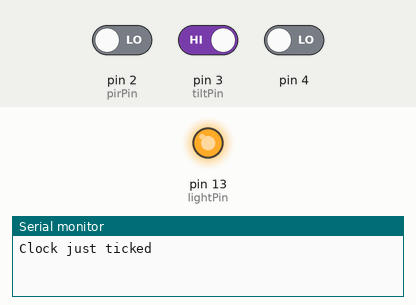
Recording of a sketch running on a simulated Arduino Uno, built with avr-gcc and run on an emulated ATmega328P. Shown: output pins drawn as LEDs (lit = HIGH), the last lines printed to the serial monitor. The inputs (shaded band) are chosen by the test bench; at power-on: pin 2 (pirPin) LOW, pin 3 (tiltPin) HIGH, pin 4 LOW.

Above: at 1.2 s.
1.3 s: pin 2 (pirPin) driven HIGH
At 2.7 s:
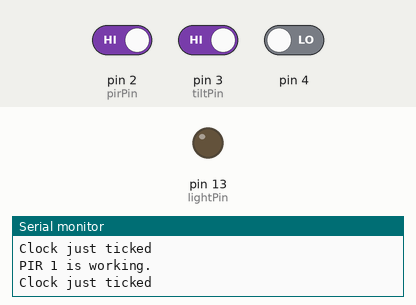
4.3 s: pin 3 (tiltPin) driven LOW
At 4.9 s:
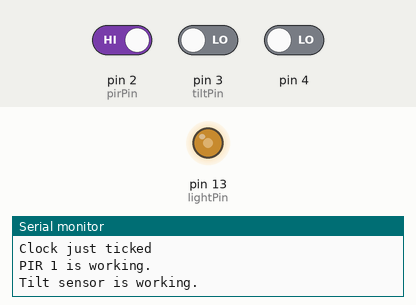
Timing chart, 0 to 13.3 s (numbered marks = the images above; inputs shaded):
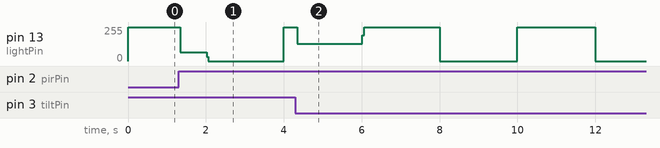

The sketch:

Task1.4D.ino
```cpp
// C++ code
//
int lightState = LOW;
bool isTicking = true;

volatile byte pin2, pin3, pin4 = 0;

const int pirPin = 2;
const int tiltPin = 3;
const int lightPin = 13;

void setup()
{
  Serial.begin(9600);


  pinMode(pirPin, INPUT);
  pinMode(tiltPin, INPUT_PULLUP);
  pinMode(lightPin, OUTPUT);

  PCICR |= 0b00000100;
  PCMSK2 |= 0b00011100;

  TCCR1A = 0; // set entire TCCR1A register to 0
  TCCR1B = 0; // same for TCCR1B
  TCNT1  = 0; // initialize counter value to 0
  // set compare match register for 0.5 Hz increments
  OCR1A = 31249; // = 16000000 / (1024 * 0.5) - 1 (must be <65536)
  // turn on CTC mode
  TCCR1B |= (1 << WGM12);
  // Set CS12, CS11 and CS10 bits for 1024 prescaler
  TCCR1B |= (1 << CS12) | (0 << CS11) | (1 << CS10);
  // enable timer compare interrupt
  TIMSK1 |= (1 << OCIE1A);
  sei(); // allow interrupts
}

void loop()
{
  if (!isTicking)
  {
    digitalWrite(lightPin, pin2);
    digitalWrite(lightPin, pin3);
    digitalWrite(lightPin, pin4);
  }
}

ISR(PCINT2_vect){
  pin2 = PIND & B00000100;
  pin3 = !(PIND & B00001000);
  pin4 = PIND & B00010000;

  if(pin2 != LOW) Serial.println("PIR 1 is working.");
  if(pin3 != LOW) Serial.println("Tilt sensor is working.");
  if(pin4 != LOW) Serial.println("PIR 2 is working.");

  isTicking = false;
}

ISR(TIMER1_COMPA_vect) {
  isTicking = true;
  digitalWrite(lightPin, digitalRead(lightPin) ^ 1);

  Serial.println("Clock just ticked");
}
```
